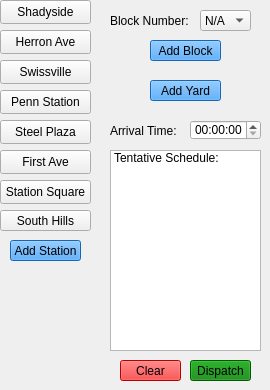
    <widget class="QWidget" name="redLinePage">
     <widget class="QTimeEdit" name="redArrivalInput">
      <property name="geometry">
       <rect>
        <x>190</x>
        <y>120</y>
        <width>71</width>
        <height>20</height>
       </rect>
      </property>
     </widget>
     <widget class="QLabel" name="blockLabel_3">
      <property name="geometry">
       <rect>
        <x>110</x>
        <y>10</y>
        <width>81</width>
        <height>21</height>
       </rect>
      </property>
      <property name="text">
       <string>Block Number:</string>
      </property>
     </widget>
     <widget class="QPushButton" name="redAddYard">
      <property name="geometry">
       <rect>
        <x>150</x>
        <y>80</y>
        <width>71</width>
        <height>21</height>
       </rect>
      </property>
      <property name="styleSheet">
       <string notr="true">background-color: DodgerBlue; color: Black</string>
      </property>
      <property name="text">
       <string>Add Yard</string>
      </property>
     </widget>
     <widget class="QPushButton" name="redAddBlock">
      <property name="geometry">
       <rect>
        <x>150</x>
        <y>40</y>
        <width>71</width>
        <height>21</height>
       </rect>
      </property>
      <property name="styleSheet">
       <string notr="true">background-color: DodgerBlue; color: Black</string>
      </property>
      <property name="text">
       <string>Add Block</string>
      </property>
     </widget>
     <widget class="QListWidget" name="redTentSchedule">
      <property name="geometry">
       <rect>
        <x>110</x>
        <y>150</y>
        <width>151</width>
        <height>201</height>
       </rect>
      </property>
      <item>
       <property name="text">
        <string>Tentative Schedule:</string>
       </property>
      </item>
     </widget>
     <widget class="QLabel" name="arrivalLabel_2">
      <property name="geometry">
       <rect>
        <x>110</x>
        <y>120</y>
        <width>71</width>
        <height>21</height>
       </rect>
      </property>
      <property name="text">
       <string>Arrival Time:</string>
      </property>
     </widget>
     <widget class="QComboBox" name="redBlockDispatch">
      <property name="geometry">
       <rect>
        <x>200</x>
        <y>10</y>
        <width>51</width>
        <height>21</height>
       </rect>
      </property>
      <item>
       <property name="text">
        <string>N/A</string>
       </property>
      </item>
     </widget>
     <widget class="QPushButton" name="redAddStation">
      <property name="geometry">
       <rect>
        <x>10</x>
        <y>240</y>
        <width>71</width>
        <height>21</height>
       </rect>
      </property>
      <property name="styleSheet">
       <string notr="true">background-color: DodgerBlue; color: Black</string>
      </property>
      <property name="text">
       <string>Add Station</string>
      </property>
     </widget>
     <widget class="QPushButton" name="southHillsStation">
      <property name="geometry">
       <rect>
        <x>0</x>
        <y>210</y>
        <width>91</width>
        <height>21</height>
       </rect>
      </property>
      <property name="text">
       <string>South Hills</string>
      </property>
     </widget>
     <widget class="QPushButton" name="herronStation">
      <property name="geometry">
       <rect>
        <x>0</x>
        <y>30</y>
        <width>91</width>
        <height>24</height>
       </rect>
      </property>
      <property name="text">
       <string>Herron Ave</string>
      </property>
     </widget>
     <widget class="QPushButton" name="shadysideStation">
      <property name="geometry">
       <rect>
        <x>0</x>
        <y>0</y>
        <width>91</width>
        <height>24</height>
       </rect>
      </property>
      <property name="text">
       <string>Shadyside</string>
      </property>
     </widget>
     <widget class="QPushButton" name="staionSquareStation">
      <property name="geometry">
       <rect>
        <x>0</x>
        <y>180</y>
        <width>91</width>
        <height>24</height>
       </rect>
      </property>
      <property name="text">
       <string>Station Square</string>
      </property>
     </widget>
     <widget class="QPushButton" name="steelPlazaStaion">
      <property name="geometry">
       <rect>
        <x>0</x>
        <y>120</y>
        <width>91</width>
        <height>24</height>
       </rect>
      </property>
      <property name="text">
       <string>Steel Plaza</string>
      </property>
     </widget>
     <widget class="QPushButton" name="firstAveStation">
      <property name="geometry">
       <rect>
        <x>0</x>
        <y>150</y>
        <width>91</width>
        <height>24</height>
       </rect>
      </property>
      <property name="text">
       <string>First Ave</string>
      </property>
     </widget>
     <widget class="QPushButton" name="pennStation">
      <property name="geometry">
       <rect>
        <x>0</x>
        <y>90</y>
        <width>91</width>
        <height>24</height>
       </rect>
      </property>
      <property name="text">
       <string>Penn Station</string>
      </property>
     </widget>
     <widget class="QPushButton" name="swissvilleStation">
      <property name="geometry">
       <rect>
        <x>0</x>
        <y>60</y>
        <width>91</width>
        <height>24</height>
       </rect>
      </property>
      <property name="text">
       <string>Swissville</string>
      </property>
     </widget>
     <widget class="QPushButton" name="redClear">
      <property name="geometry">
       <rect>
        <x>120</x>
        <y>360</y>
        <width>61</width>
        <height>21</height>
       </rect>
      </property>
      <property name="styleSheet">
       <string notr="true">background-color: Red; color: Black</string>
      </property>
      <property name="text">
       <string>Clear</string>
      </property>
     </widget>
     <widget class="QPushButton" name="redDispatch">
      <property name="geometry">
       <rect>
        <x>190</x>
        <y>360</y>
        <width>61</width>
        <height>21</height>
       </rect>
      </property>
      <property name="styleSheet">
       <string notr="true">background-color: Green; color: Black</string>
      </property>
      <property name="text">
       <string>Dispatch</string>
      </property>
     </widget>
    </widget>
